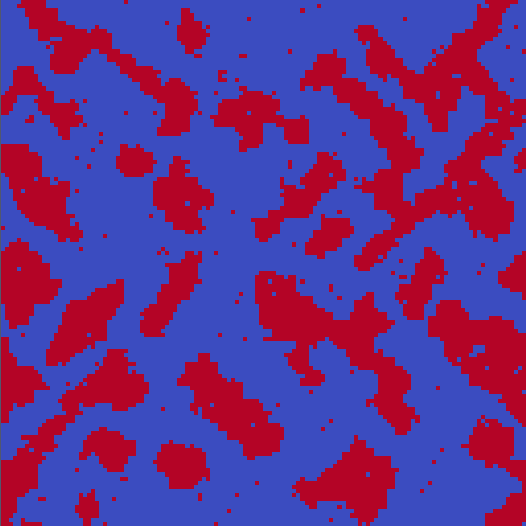
%> input picture weichen_method/material1alloy/XY_plane/1.png, 526 x 526 px; its folder holds only this picture in this run
$ octave combine.m   (GNU Octave 9; MATLAB toolbox functions it lacks are replaced by stand-ins)
%> lines starting %> are read from the running program, lines starting %| are printed output that depends on the picture; in (x1, y1, x2, y2) boxes, pixels count from 0 and x2, y2 are one past the last pixel; in counts of white or black regions, pixels touching at a corner belong together; the program's own positions count from 1
for i = 1:20

    fname = sprintf('%d',i);
    xtr=imread(sprintf('%s.png', fname));
%> xtr is the input picture: size 526x526x3 uint8; mean R, G, B 103, 49.8, 135.8
    xtr=rgb2gray(xtr);
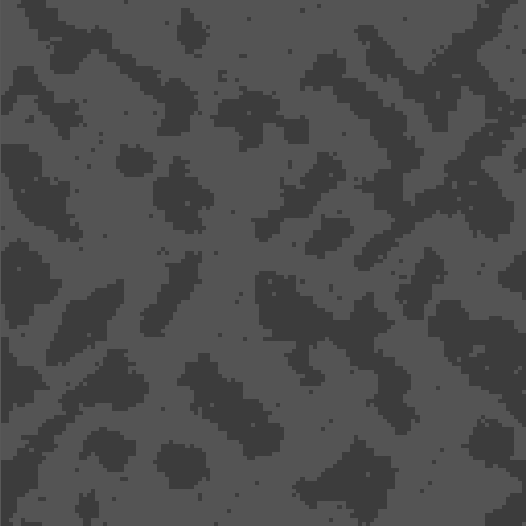
%> xtr: size 526x526 uint8; min 60, max 88, mean 75.3
    I=double(im2bw(xtr,0.3));
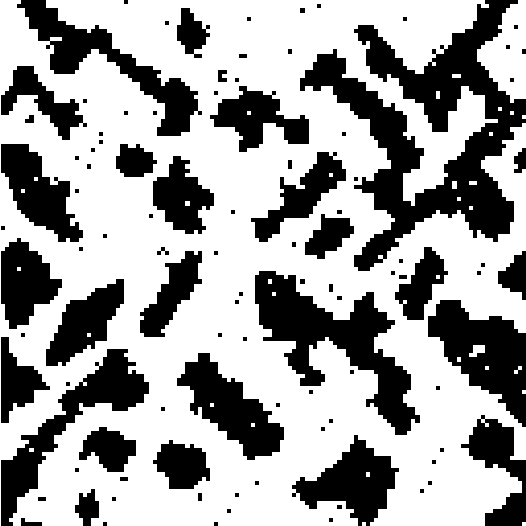
%> I: size 526x526 double; values 0 (black) and 1 (white), 63.6% white; 101 black regions (55 under 20 px), largest, box (x1, y1, x2, y2) and area: (300, 0, 526, 271) 21609, (255, 271, 420, 435) 9684, (428, 300, 526, 427) 6388
%> (the run ends here)
